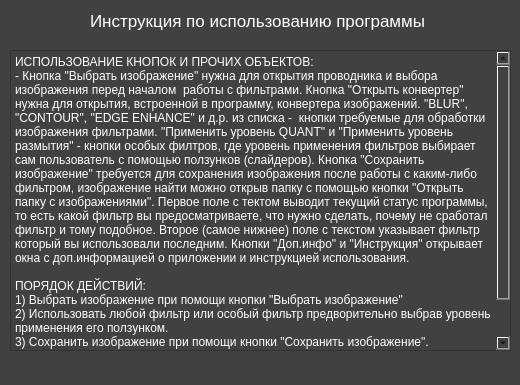
<?xml version="1.0" encoding="UTF-8"?>
<ui version="4.0">
 <class>MainWindow</class>
 <widget class="QMainWindow" name="MainWindow">
  <property name="geometry">
   <rect>
    <x>0</x>
    <y>0</y>
    <width>520</width>
    <height>385</height>
   </rect>
  </property>
  <property name="windowTitle">
   <string>Инструкция по использованию программы</string>
  </property>
  <property name="styleSheet">
   <string notr="true">background-color: rgb(65, 65, 65)</string>
  </property>
  <widget class="QWidget" name="centralwidget">
   <widget class="QLabel" name="main_label">
    <property name="geometry">
     <rect>
      <x>90</x>
      <y>10</y>
      <width>341</width>
      <height>21</height>
     </rect>
    </property>
    <property name="styleSheet">
     <string notr="true">font-size: 17px;color: white</string>
    </property>
    <property name="text">
     <string>Инструкция по использованию программы</string>
    </property>
   </widget>
   <widget class="QPlainTextEdit" name="plainTextEdit">
    <property name="geometry">
     <rect>
      <x>10</x>
      <y>50</y>
      <width>501</width>
      <height>301</height>
     </rect>
    </property>
    <property name="styleSheet">
     <string notr="true">color: white</string>
    </property>
    <property name="plainText">
     <string>ИСПОЛЬЗОВАНИЕ КНОПОК И ПРОЧИХ ОБЪЕКТОВ:
- Кнопка &quot;Выбрать изображение&quot; нужна для открытия проводника и выбора изображения перед началом  работы с фильтрами. Кнопка &quot;Открыть конвертер&quot; нужна для открытия, встроенной в программу, конвертера изображений. &quot;BLUR&quot;, &quot;CONTOUR&quot;, &quot;EDGE ENHANCE&quot; и д.р. из списка -  кнопки требуемые для обработки изображения фильтрами. &quot;Применить уровень QUANT&quot; и &quot;Применить уровень размытия&quot; - кнопки особых филтров, где уровень применения фильтров выбирает сам пользователь с помощью ползунков (слайдеров). Кнопка &quot;Сохранить изображение&quot; требуется для сохранения изображения после работы с каким-либо фильтром, изображение найти можно открыв папку с помощью кнопки &quot;Открыть папку с изображениями&quot;. Первое поле с тектом выводит текущий статус программы, то есть какой фильтр вы предосматриваете, что нужно сделать, почему не сработал фильтр и тому подобное. Второе (самое нижнее) поле с текстом указывает фильтр который вы использовали последним. Кнопки &quot;Доп.инфо&quot; и &quot;Инструкция&quot; открывает окна с доп.информацией о приложении и инструкцией использования.

ПОРЯДОК ДЕЙСТВИЙ:
1) Выбрать изображение при помощи кнопки &quot;Выбрать изображение&quot;
2) Использовать любой фильтр или особый фильтр предворительно выбрав уровень применения его ползунком.
3) Сохранить изображение при помощи кнопки &quot;Сохранить изображение&quot;.

Порядок действия конвертера аналогичен, только без пункта №3</string>
    </property>
   </widget>
  </widget>
  <widget class="QStatusBar" name="statusbar"/>
 </widget>
 <resources/>
 <connections/>
</ui>
